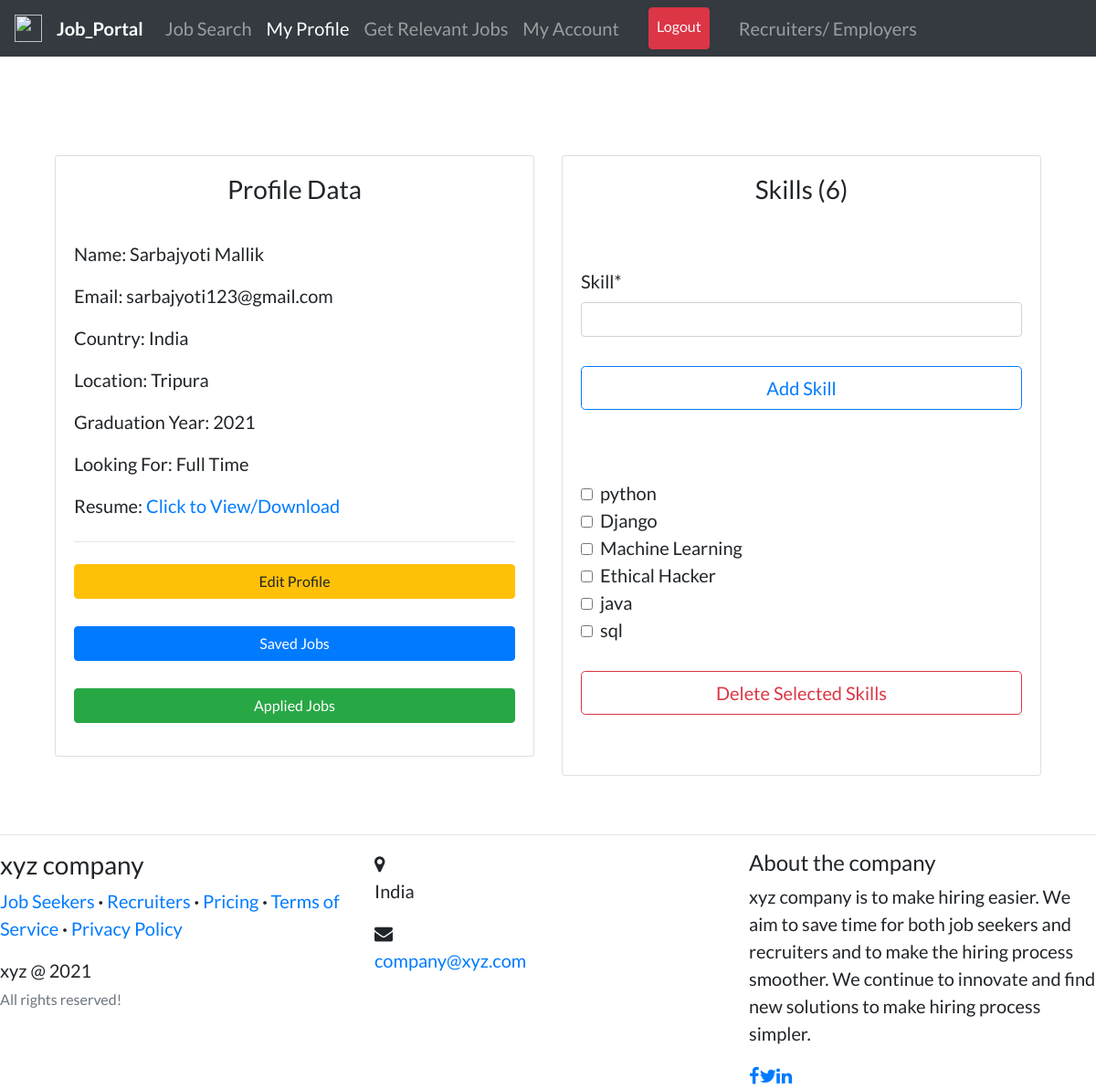
The app's page /profile/ (signed in) with its own data.
### candidates/models.py (models this page shows, shortened)
class Profile(models.Model):
    user = models.OneToOneField(
        User, on_delete=models.CASCADE, primary_key=True, related_name='profile')
    full_name = models.CharField(max_length=200, null=True, blank=True)
    country = CountryField(null=True, blank=True)
    location = models.CharField(max_length=255, null=True, blank=True)
    resume = models.FileField(upload_to='resumes', null=True, blank=True)
    grad_year = models.IntegerField(blank=True)
    looking_for = models.CharField(
        max_length=30, choices=CHOICES, default='Full Time', null=True)
    slug = AutoSlugField(populate_from='user', unique=True)

class Skill(models.Model):
    skill = models.CharField(max_length=200)
    user = models.ForeignKey(
        User, related_name='skills', on_delete=models.CASCADE)

### candidates/views.py (the view)
# urls.py: path('profile/', views.my_profile, name='my-profile'),
@login_required
def my_profile(request):
    you = request.user
    profile = Profile.objects.filter(user=you).first()
    user_skills = Skill.objects.filter(user=you)
    if request.method == 'POST':
        form = NewSkillForm(request.POST)
        if form.is_valid():
            data = form.save(commit=False)
            data.user = you
            data.save()
            return redirect('my-profile')
    else:
        form = NewSkillForm()
    context = {
        'u': you,
        'profile': profile,
        'skills': user_skills,
        'form': form,
        'profile_page': "active",
    }
    return render(request, 'candidates/profile.html', context)

### candidates/forms.py
class NewSkillForm(forms.ModelForm):
    class Meta:
        model = Skill
        fields = ['skill']

### candidates/templates/candidates/profile.html (shortened to what this page needs)
{% extends "users/layout.html" %} {% load static %} {% load crispy_forms_tags %}
{% block content %} <br /><br />
<div class="container">
  <div class="row">
    <div class="col-md-6">
      <div class="card card-signin my-5">
        <div class="card-body">
          <h3 class="text-center">Profile Data</h3>
          <br />
          <form class="form-signin">
            <div class="form-group">
              <p>Name: {{ profile.full_name }}</p>
              <p>Email: {{ u.email }}</p>
              <p>Country: {{ profile.country.name }}</p>
              <p>Location: {{ profile.location }}</p>
              <p>Graduation Year: {{ profile.grad_year }}</p>
              <p>Looking For: {{ profile.looking_for }}</p>
              {% if profile.resume %}
              <p>
                Resume:
                <a href="{{ profile.resume.url }}">Click to View/Download</a>
              </p>
              {% else %}
              <p>Resume: Not Provided</p>
              {% endif %} {% if request.user == u %}
              <hr class="my-4" />
              <a
                class="btn btn-warning btn-block"
                href="{% url 'edit-profile' %}"
                >Edit Profile</a
              ><br />
              <a class="btn btn-primary btn-block" href="{% url 'saved-jobs' %}"
                >Saved Jobs</a
              ><br />
              <a
                class="btn btn-success btn-block"
                href="{% url 'applied-jobs' %}"
                >Applied Jobs</a
              >
              {% endif %}
            </div>
          </form>
        </div>
      </div>
    </div>
    <div class="col-md-6">
      <div class="card card-signin my-5">
        <div class="card-body">
          <h3 class="text-center">Skills ({{ skills.count }})</h3>
          <br />
          {% if request.user != u %}
          <ol>
            {% for skill in skills %}
            <li>{{skill.skill}}</li>
            {% endfor %}
          </ol>
          {% else %}
          <form class="form-signin" method="POST">
            <fieldset class="form-group">
              <br />
              {{ form|crispy }}
            </fieldset>
            <div class="form-group">
              <button
                class="btn btn-lg btn-outline-primary btn-block"
                type="submit"
              >
                Add Skill</button
              ><br />
            </div>
          </form>
          <br />
          {% if skills %}
          <form
            class="form-signin"
            action="{% url 'skill-delete' %}"
            method="POST"
          >
            {% csrf_token %} {% for skill in skills %}
            <div>
              <input
                class="mr-2"
                type="checkbox"
                value="{{ skill.id }}"
                name="choices"
              />{{ skill.skill }}
            </div>
            {% endfor %}
            <br />
            <div class="form-group">
              <button
                class="btn btn-lg btn-outline-danger btn-block"
                type="submit"
                name="delete"
              >
                Delete Selected Skills</button
              ><br />
            </div>
          </form>
          {% endif %} {% endif %}
        </div>
      </div>
    </div>
  </div>
</div>
{% endblock content %}

### users/templates/users/layout.html (style rules this page uses)
body { font-family: "Lato"; font-size: 20px; }

### records on screen
Profile: full_name "Sarbajyoti Mallik", country.name "India", location "Tripura", grad_year "2021", looking_for "Full Time"
Skill: skill "python"
Skill: skill "Django"
Skill: skill "Machine Learning"
Skill: skill "Ethical Hacker"
Skill: skill "java"
Skill: skill "sql"

### other values on screen
{{ u.email }} "sarbajyoti123@gmail.com"
{{ skills.count }} "6"
